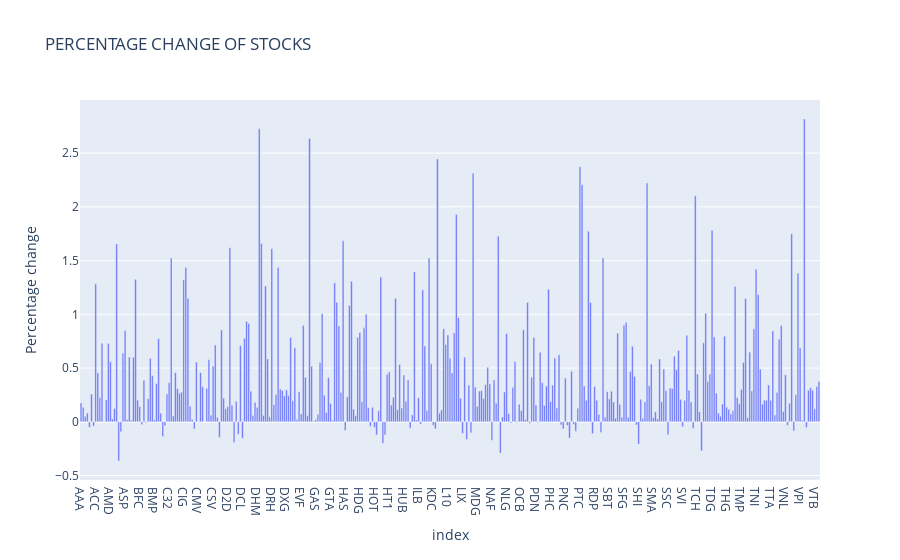

The notebook cell saved with this chart:
### Code cell
fig = px.bar(percentage_change,y= percentage_change['Percentage change'],title='PERCENTAGE CHANGE OF STOCKS')
fig.show()

### Figure 1 — Plotly figure (JSON) as saved in the notebook; plotly's stock layout.template omitted (floating-point values rounded to 4 significant figures; data arrays with more than 128 entries replaced by an {"elided": "..."} marker saying what was removed)
{"data": [{"alignmentgroup": "True", "hovertemplate": "index=%{x}<br>Percentage change=%{y}<extra></extra>", "legendgroup": "", "marker": {"color": "#636efa", "pattern": {"shape": ""}}, "name": "", "offsetgroup": "", "orientation": "v", "showlegend": false, "textposition": "auto", "type": "bar", "x": {"elided": "353 str values"}, "xaxis": "x", "y": {"elided": "353 float values"}, "yaxis": "y"}], "layout": {"barmode": "relative", "legend": {"tracegroupgap": 0}, "title": {"text": "PERCENTAGE CHANGE OF STOCKS"}, "xaxis": {"anchor": "y", "domain": [0, 1], "title": {"text": "index"}}, "yaxis": {"anchor": "x", "domain": [0, 1], "title": {"text": "Percentage change"}}}}
